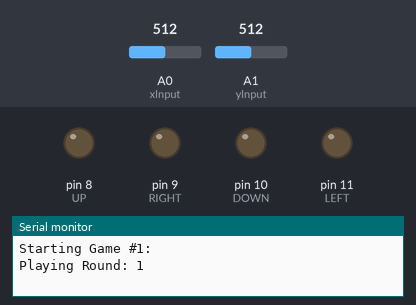
Bench run of a sketch on a simulated Arduino Uno, built with avr-gcc and run on an emulated ATmega328P. Shown: output pins drawn as LEDs (lit = HIGH), the last lines printed to the serial monitor. Inputs (shaded band) come from the test bench; at power-on: A0 (xInput) = 512, A1 (yInput) = 512. Random numbers use the default seed unless the sketch sets one.

Above: at 2.3 s.
2.4 s: A0 (xInput) set to 593
3.9 s: A0 (xInput) set to 625
At 5.1 s:
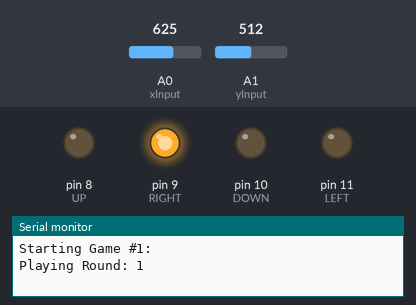
5.4 s: A0 (xInput) set to 0
At 6.2 s:
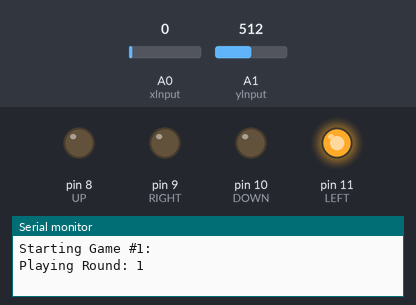
6.9 s: A0 (xInput) set to 69
8.4 s: A0 (xInput) set to 84
At 9.2 s:
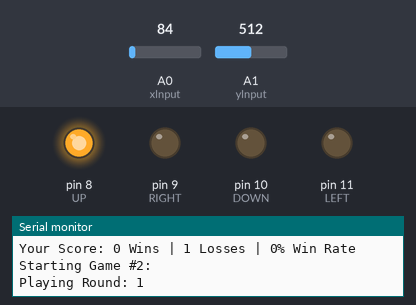
Timing chart, 0 to 10.9 s (numbered marks = the images above; inputs shaded):
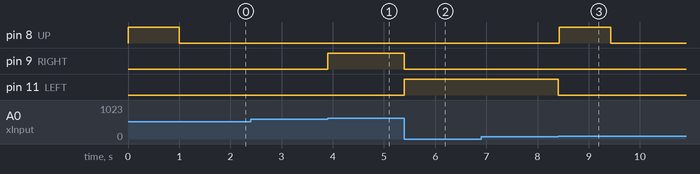

Measured:
- the behaviour switches between 606 and 607 on A0 (xInput) (found by bisection; images 0 and 1)
- the behaviour switches between 75 and 76 on A0 (xInput) (found by bisection; images 2 and 3)
- after the input at 2.4 s, every drawn part: stays the same
- after the input at 3.9 s, pin 9 (RIGHT): LOW → HIGH at once
- after the input at 5.4 s, pin 9 (RIGHT): HIGH → LOW at once; pin 11 (LEFT): LOW → HIGH at once
- after the input at 6.9 s, every drawn part: stays the same
- after the input at 8.4 s, pin 8 (UP): LOW → HIGH at once, → LOW 1.0 s later; pin 11 (LEFT): HIGH → LOW at once

The sketch:

Memory_Game.ino
```cpp
#include <stdlib.h>
#include <time.h>

#define xInput A0
#define yInput A1
#define ButtonInput A2 //SW input

#define UP 8
#define RIGHT 9
#define DOWN 10
#define LEFT 11
#define NEUTRAL 0
#define ERROR1 1

#define SEQUENCE_LENGTH 4

#define PASS 1
#define FAIL 0

//Outputs
int xOut = 0;
int yOut = 0;
int ButtonOut = 0;

int xPos = 0;
int yPos = 0;

int sequence[SEQUENCE_LENGTH];

int wins = 0;
int losses = 0;
int games = 0;
int Win_Rate = 0;

int randomInteger(int min, int max);
void generateSequence(int arr[], int length);
void displayLights(int displayNum, int lights[]);
int checkPosition(void);
void lightUp(int position);
int checkStick(int valid);
int playRound(int round);
int playGame(int rounds);


void setup() {
    Serial.begin(9600);

    //Setup Iput for Joy Stick
    pinMode(xInput, INPUT);
    pinMode(yInput, INPUT);
    pinMode(ButtonInput, INPUT_PULLUP);

    pinMode(UP, OUTPUT);
    pinMode(DOWN, OUTPUT);
    pinMode(LEFT, OUTPUT);
    pinMode(RIGHT, OUTPUT);

    randomSeed(analogRead(0));;

}

void loop() {

    if (playGame(SEQUENCE_LENGTH) == PASS) {
        Serial.print("You Win\n");
        wins++;
        scoreboard();
    }
    else {
        Serial.print("You Lose\n");
        losses++;
        scoreboard();
    }
}

/* Purpose: to geenrate a random sequence of colours
 * Param: arr[] - stores the colours
 * Param: length - the length of the array
*/
void generateSequence(int arr[], int length) {

    // Fills the array randomly using a pool of 4 sides
    for (int i = 0; i < length; i++)
        arr[i] = random(8, 12);

}

/* Purpose: to find the position of the joystick
 * return: position
*/
int checkPosition(void) {

    xOut = analogRead(xInput);
    xPos = map(xOut, 0, 680, -256, 256); //Remaps Max and Min of JoyStick so 0 is aporx center
    yOut = analogRead(yInput);
    yPos = map(yOut, 0, 680, -256, 256); //Remaps Max and Min of JoyStick so 0 is aprox center

    if (yPos > 200 && abs(xPos) < 200)
        return UP;
    else if (yPos < -200 && abs(xPos) < 200)
        return DOWN;
    else if (abs(yPos) < 200 && xPos > 200)
        return RIGHT;
    else if (abs(yPos) < 200 && xPos < -200)
        return LEFT;
    else if (abs(yPos) < 200 && abs(xPos) < 200)
        return NEUTRAL;
    else
        return ERROR1; //CORNER
}

/* Purpose: to light up the lights when a joystick is used
 * Param: position - the side that the joystick points to
*/
void lightUp(int position) {
    if (position == UP) {
        digitalWrite(UP, HIGH);
        digitalWrite(RIGHT, LOW);
        digitalWrite(DOWN, LOW);
        digitalWrite(LEFT, LOW);
    }
    else if (position == DOWN) {
        digitalWrite(UP, LOW);
        digitalWrite(RIGHT, LOW);
        digitalWrite(DOWN, HIGH);
        digitalWrite(LEFT, LOW);
    }
    else if (position == RIGHT) {
        digitalWrite(UP, LOW);
        digitalWrite(RIGHT, HIGH);
        digitalWrite(DOWN, LOW);
        digitalWrite(LEFT, LOW);
    }
    else if (position == LEFT) {
        digitalWrite(UP, LOW);
        digitalWrite(RIGHT, LOW);
        digitalWrite(DOWN, LOW);
        digitalWrite(LEFT, HIGH);
    }
    else if (position == NEUTRAL) {
        digitalWrite(UP, LOW);
        digitalWrite(RIGHT, LOW);
        digitalWrite(DOWN, LOW);
        digitalWrite(LEFT, LOW);
    }
}

/* Purpose: displays the lights
 * Param: displayNum - number of lights need to be displayed
 * Param: lights[] - the array containing the colours
 */
void displayLights(int displayNum, int lights[]) {
    // Loop that turns on the first displayNum amount of lights
    for (int i = 0; i <= displayNum; i++)
    {
        //turns light on for a second
        digitalWrite(lights[i], HIGH);
        delay(1000);

        //turns light off
        digitalWrite(lights[i], LOW);
        /* Pauses for half a second for every light except the last one too allow
         * for instantaneous button pressing upon the end of light seqeunce*/
        delay(500);
    }
}

/* Purpose: checks if the posiiton of the joystick is correct
 * return: whther passed the point or not
 */
int checkStick(int valid) {
    int state = 0;
    int check = 0;

    while (checkPosition() != NEUTRAL); //waits for joystick to return to neutral

    while (checkPosition() == NEUTRAL); //Wait until person makes move

    state = checkPosition(); //As soon as stick is not in middle anymore, it saves its position

    // Keeps checking and reassigning VALID positions until stick returns to middle

    while (checkPosition() != NEUTRAL) {
        check = checkPosition(); //Used as placeholder value to ensure that only the last VALID position of the joy stick is used (accounts for errors in tool)
        if (check != NEUTRAL && check != ERROR1)
            state = check;
        lightUp(state);
    }
    lightUp(NEUTRAL);

    if (state == valid)
        return PASS;
    else
        return FAIL;

}

/* Purpose: Plays a round of the game
 * Param - match: the current round we are on
 */
int playRound(int match) {

    Serial.print("Playing Round: "); Serial.print(match + 1); Serial.print("\n");
    displayLights(match, sequence);

    for (int i = 0; i <= match; i++) {
        if (checkStick(sequence[i]) == FAIL) {
            ("Incorrect!\n");
            return FAIL;
        }

    }

    Serial.print("Correct!\n");
    return PASS;
}

/* Purpose: Plays a one game of simon
 * Param - rounds: the amount of rounds in one game
 */
int playGame(int rounds) {
    generateSequence(sequence, rounds);

    games++;

    Serial.print("Starting Game #"); Serial.print(games); Serial.print(": \n");
    for (int i = 0; i < rounds; i++) {
        if (playRound(i) == FAIL)
            return FAIL;
        delay(800);
    }
    return PASS;
}

/* Purpose: Keeps track of wins and losses
 */
void scoreboard(void) {
    Win_Rate = round(((float)wins / (float)games) * 100);
    Serial.print("Your Score: "); Serial.print(wins); Serial.print(" Wins | ");
    Serial.print(losses); Serial.print(" Losses | ");
    Serial.print(Win_Rate); Serial.print("% Win Rate\n");
}
```
